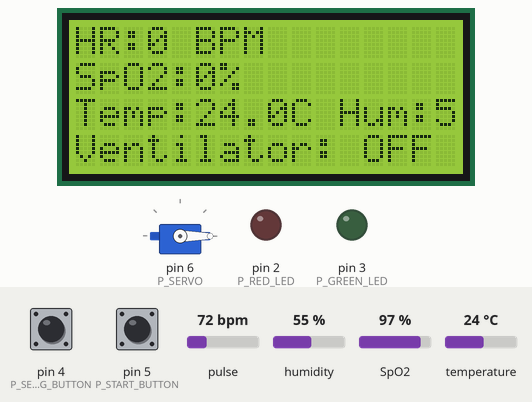
Recording of a sketch running on a simulated Arduino Uno, built with avr-gcc and run on an emulated ATmega328P. Shown: servo, 16×4 character LCD, output pins drawn as LEDs (lit = HIGH). Dashed ring = blinking. The test bench sets the inputs (shaded band); at power-on: pin 5 (P_START_BUTTON) HIGH, pulse 72 bpm, SpO2 97 %, pin 4 (P_SETTING_BUTTON) HIGH, humidity 55 %, temperature 24 °C. What the sketch prints to the serial monitor is not drawn.

Above: at 1.2 s.
1.3 s: pin 5 (P_START_BUTTON) pulled LOW for 0.15 s
At 5.4 s:
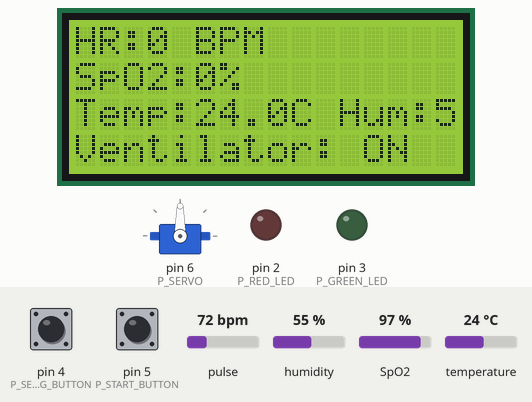
7.5 s: pin 5 (P_START_BUTTON) pulled LOW for 3.2 s
At 9.5 s:
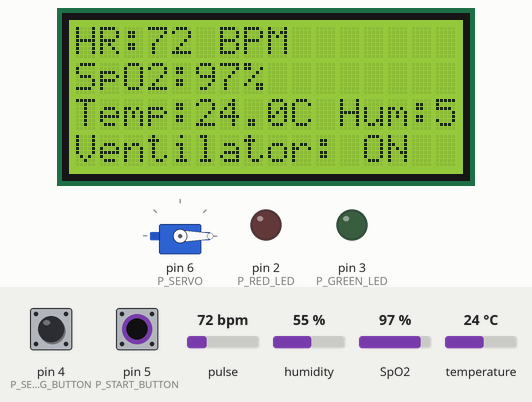
11.3 s: pulse set to 130 bpm
At 11.45 s:
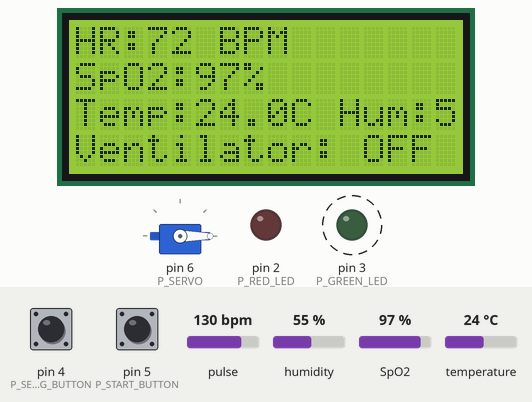
17.3 s: SpO2 set to 100 %
At 18.02 s:
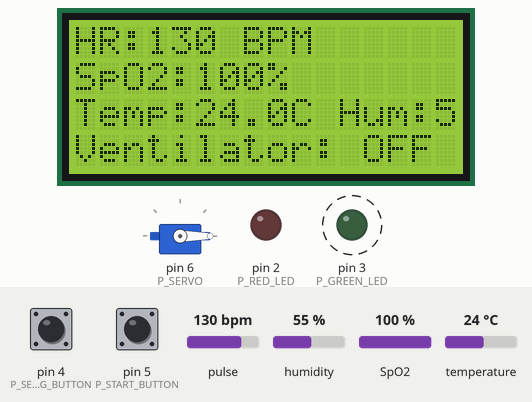
23.3 s: pulse set to 42 bpm
At 25.5 s:
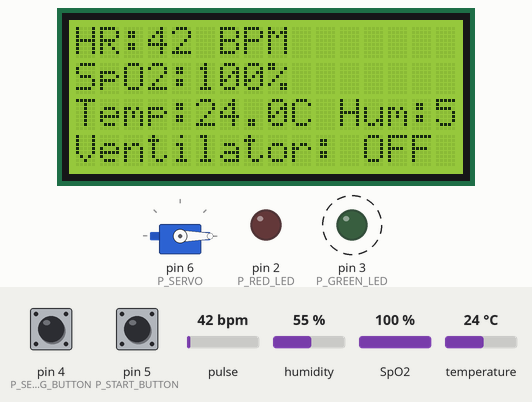
29.3 s: pin 4 (P_SETTING_BUTTON) pulled LOW for 1 s
Timing chart, 0 to 83.8 s (numbered marks = the images above; inputs shaded):
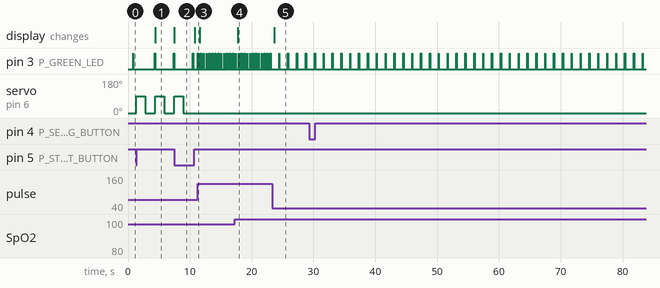

The sketch:

NewVent.ino
```cpp
#include <Wire.h>
#include <Servo.h>
#include <LiquidCrystal.h>
#include "MAX30100_PulseOximeter.h"
#include <DHT.h>

#define LCD_RS 7
#define LCD_EN 8
#define LCD_D4 9
#define LCD_D5 10
#define LCD_D6 11
#define LCD_D7 12

LiquidCrystal lcd(LCD_RS, LCD_EN, LCD_D4, LCD_D5, LCD_D6, LCD_D7);

#define REPORTING_PERIOD_MS 1000
PulseOximeter pox;
uint32_t lastReport = 0;
float spo2 = 0, heartRate = 0;

#define DHTPIN A3
#define DHTTYPE DHT11
DHT dht(DHTPIN, DHTTYPE);
float temperature = 0, humidity = 0;

#define P_RED_LED 2
#define P_GREEN_LED 3
#define P_SETTING_BUTTON 4
#define P_START_BUTTON 5
#define P_SERVO 6
#define P_ADJUST_POT A0

Servo servo;
bool ventilating = false;

bool inSettingsMode = false;
unsigned long settingButtonPressedAt = 0;
int menuIndex = 0;
int inhaleTime = 1500;
int exhaleTime = 1500;

unsigned long lastDebounceTime = 0;
const int debounceDelay = 300;

void onBeatDetected() {
    Serial.println("Heartbeat detected!");
    digitalWrite(P_GREEN_LED, HIGH);
    delay(50);
    digitalWrite(P_GREEN_LED, LOW);
}

void setup() {
    Serial.begin(9600);

    pinMode(P_RED_LED, OUTPUT);
    pinMode(P_GREEN_LED, OUTPUT);
    pinMode(P_SETTING_BUTTON, INPUT_PULLUP);
    pinMode(P_START_BUTTON, INPUT_PULLUP);

    servo.attach(P_SERVO);
    servo.write(0);

    lcd.begin(16, 4);
    lcd.setCursor(0, 0);
    lcd.print("Ventilator Ready");

    dht.begin();
    if (!pox.begin()) {
        Serial.println("MAX30100 INIT FAILED");
        digitalWrite(P_RED_LED, HIGH);
        lcd.setCursor(0, 1);
        lcd.print("MAX30100 FAIL!");
    } else {
        pox.setOnBeatDetectedCallback(onBeatDetected);
    }
}

void updateSensorData() {
    temperature = dht.readTemperature();
    humidity = dht.readHumidity();

    pox.update();
    if (millis() - lastReport > REPORTING_PERIOD_MS) {
        spo2 = pox.getSpO2();
        heartRate = pox.getHeartRate();
        lastReport = millis();
    }
}

void displayNormalData() {
    lcd.clear();
    lcd.setCursor(0, 0);
    lcd.print("HR:"); lcd.print(heartRate, 0); lcd.print(" BPM ");

    lcd.setCursor(0, 1);
    lcd.print("SpO2:"); lcd.print(spo2, 0); lcd.print("%");

    lcd.setCursor(0, 2);
    lcd.print("Temp:"); lcd.print(temperature, 1); lcd.print("C ");
    lcd.print("Hum:"); lcd.print(humidity, 0); lcd.print("%");

    lcd.setCursor(0, 3);
    lcd.print("Ventilator: ");
    lcd.print(ventilating ? "ON " : "OFF");
}

void displaySettingsMenu() {
    lcd.clear();
    lcd.setCursor(0, 0);
    lcd.print("Settings Mode");

    switch (menuIndex) {
        case 0:
            lcd.setCursor(0, 1);
            lcd.print(">Inhale Time");
            lcd.setCursor(0, 2);
            lcd.print(" "); lcd.print(map(analogRead(P_ADJUST_POT), 0, 1023, 500, 3000)); lcd.print("ms");
            break;
        case 1:
            lcd.setCursor(0, 1);
            lcd.print(">Exhale Time");
            lcd.setCursor(0, 2);
            lcd.print(" "); lcd.print(map(analogRead(P_ADJUST_POT), 0, 1023, 500, 3000)); lcd.print("ms");
            break;
        case 2:
            lcd.setCursor(0, 1);
            lcd.print(">Exit Settings");
            break;
    }
}

void loop() {
    updateSensorData();

    if (!digitalRead(P_SETTING_BUTTON)) {
        if (settingButtonPressedAt == 0) settingButtonPressedAt = millis();
        if ((millis() - settingButtonPressedAt > 1000) && !inSettingsMode) {
            inSettingsMode = true;
            menuIndex = 0;
            lcd.clear();
        }
    } else {
        settingButtonPressedAt = 0;
    }

    if (inSettingsMode) {
        displaySettingsMenu();

        if (!digitalRead(P_START_BUTTON) && millis() - lastDebounceTime > debounceDelay) {
            lastDebounceTime = millis();
            menuIndex = (menuIndex + 1) % 3;
        }

        int adjustedValue = map(analogRead(P_ADJUST_POT), 0, 1023, 500, 3000);
        if (menuIndex == 0) inhaleTime = adjustedValue;
        if (menuIndex == 1) exhaleTime = adjustedValue;
        if (menuIndex == 2 && !digitalRead(P_START_BUTTON) && millis() - lastDebounceTime > debounceDelay) {
            inSettingsMode = false;
            lastDebounceTime = millis();
            lcd.clear();
        }
        return;
    }

    displayNormalData();

    if (!digitalRead(P_START_BUTTON)) {
        if (millis() - lastDebounceTime > debounceDelay) {
            ventilating = !ventilating;
            lastDebounceTime = millis();
        }
    }

    if (ventilating) {
        servo.write(90);
        delay(inhaleTime);
        servo.write(0);
        delay(exhaleTime);
    }
}
```

Measured:
- after the input at 1.3 s, pin 3 (P_GREEN_LED): alternates HIGH for 0.05 s and LOW for 3.0 s, starting after 3.0 s; servo on pin 6 (P_SERVO): alternates 90° for 1.5 s and 0° for 1.6 s, starting at once; the display: changes after 3.1 s (image 1)
- after the input at 7.5 s, servo on pin 6 (P_SERVO): goes on until 9.0 s, then stays 0°
- after the input at 11.3 s, pin 3 (P_GREEN_LED): alternates HIGH for 0.05 s and LOW for 0.42 s, starting after 0.47 s
- after the input at 17.3 s, the display: changes after 0.43 s (image 4)
- after the input at 23.3 s, pin 3 (P_GREEN_LED): alternates HIGH for 0.05 s and LOW for 1.4 s, starting after 1.1 s; the display: changes after 0.38 s (image 5)
- what the display in image 1 shows lasts 3.1 s, from 4.4 s to 7.5 s
